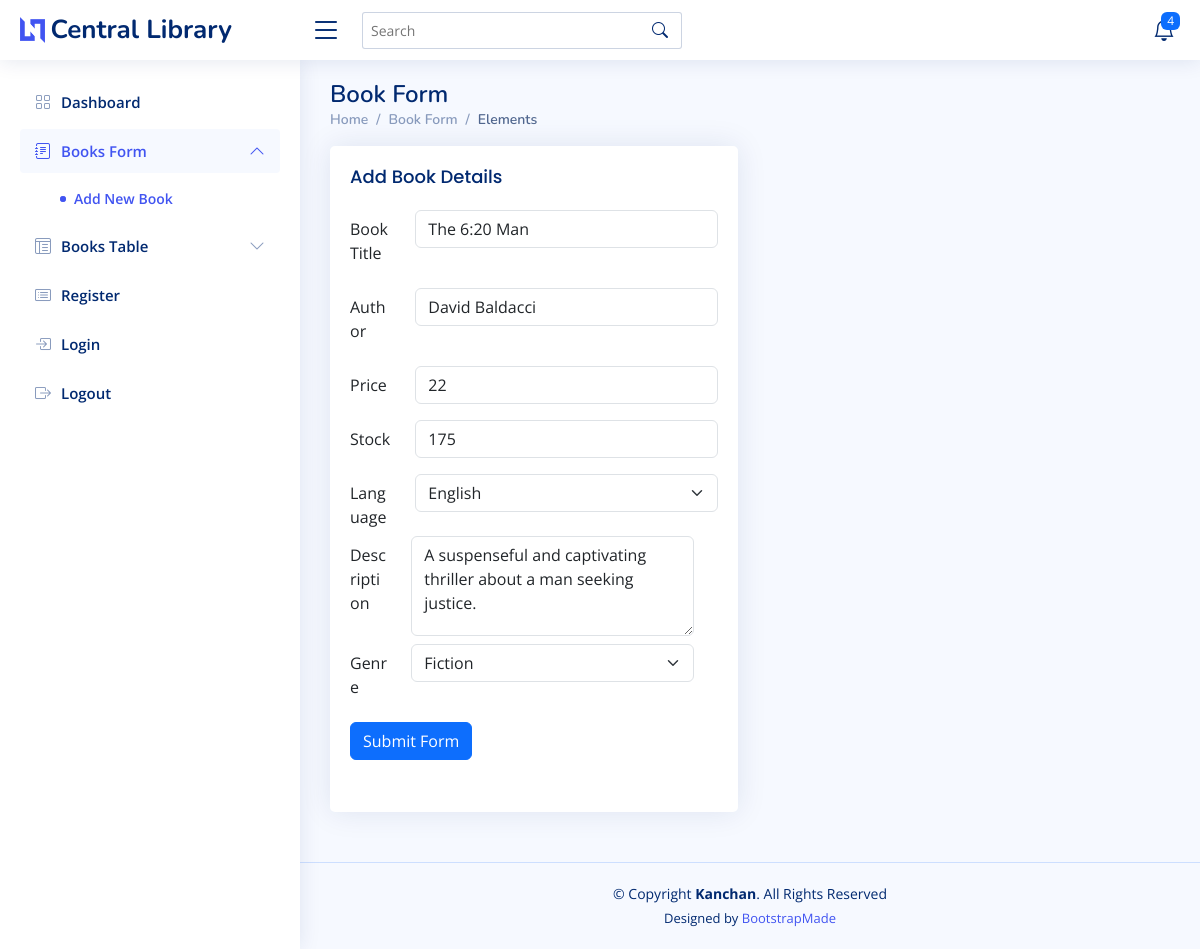
Page /?action=editBookForm&id=3 (signed in) on the committed database.
### tables this page shows
CREATE TABLE `books` (
  `id` int(11) NOT NULL,
  `title` varchar(255) DEFAULT NULL,
  `author` varchar(255) DEFAULT NULL,
  `price` int(11) DEFAULT NULL,
  `stock` int(11) DEFAULT NULL,
  `language` varchar(255) DEFAULT NULL,
  `description` varchar(355) DEFAULT NULL,
  `genre` varchar(100) DEFAULT NULL
);

### model/Model.php (called while the page is built, shortened)
<?php
require_once 'model/Database.php';
class Model {
	private $db;
    public function __construct() {
        $database = new Database();
        $this->db = $database->connect();
    }
public function getBookById($id) {
    $sql = "SELECT * FROM books WHERE id = :id";
    $stmt = $this->db->prepare($sql);
    $stmt->bindParam(':id', $id, PDO::PARAM_INT);
    $stmt->execute();
    return $stmt->fetch(PDO::FETCH_ASSOC);
}
 }
?>

### model/database.php (called while the page is built, shortened)
<?php
class Database {
    private $host = 'localhost';
    private $db_name = 'mydb';
    private $username = 'root';
    private $password = '';
    public function connect() {
        $this->conn = null;
        try {
            $this->conn = new PDO('mysql:host=' . $this->host . ';dbname=' . $this->db_name, $this->username, $this->password);
            $this->conn->setAttribute(PDO::ATTR_ERRMODE, PDO::ERRMODE_EXCEPTION);
        } catch (PDOException $e) {
            echo 'Connection Error: ' . $e->getMessage();
        }
        return $this->conn;
    }
}

### view/editBook.php (the view, shortened to what this page needs)
<!DOCTYPE html>
<html lang="en">
<head>
  <link href="assets/vendor/bootstrap/css/bootstrap.min.css" rel="stylesheet">
  <link href="assets/vendor/bootstrap-icons/bootstrap-icons.css" rel="stylesheet">
  <link href="assets/vendor/boxicons/css/boxicons.min.css" rel="stylesheet">
  <link href="assets/vendor/quill/quill.snow.css" rel="stylesheet">
  <link href="assets/vendor/quill/quill.bubble.css" rel="stylesheet">
  <link href="assets/vendor/remixicon/remixicon.css" rel="stylesheet">
  <link href="assets/vendor/simple-datatables/style.css" rel="stylesheet">
  <link href="assets/css/style.css" rel="stylesheet">
</head>
<body>
  <header id="header" class="header fixed-top d-flex align-items-center">
    <div class="d-flex align-items-center justify-content-between">
      <a href="#" class="logo d-flex align-items-center">
        <img src="assets/img/logo.png" alt="">
        <span class="d-none d-lg-block">Central Library</span>
      </a>
      <i class="bi bi-list toggle-sidebar-btn"></i>
    </div>
    <div class="search-bar">
      <form class="search-form d-flex align-items-center" method="POST" action="#">
        <input type="text" name="query" placeholder="Search" title="Enter search keyword">
        <button type="submit" title="Search"><i class="bi bi-search"></i></button>
      </form>
    </div>
    <nav class="header-nav ms-auto">
      <ul class="d-flex align-items-center">
        <li class="nav-item dropdown">
          <a class="nav-link nav-icon" href="#" data-bs-toggle="dropdown">
            <i class="bi bi-bell"></i>
            <span class="badge bg-primary badge-number">4</span>
          </a>
        </li>
      </ul>
    </nav>
  </header>
  <aside id="sidebar" class="sidebar">
    <ul class="sidebar-nav" id="sidebar-nav">
      <li class="nav-item">
        <a class="nav-link collapsed" href="?action=book">
          <i class="bi bi-grid"></i>
          <span>Dashboard</span>
        </a>
      </li>
      <li class="nav-item">
        <a class="nav-link " data-bs-target="#forms-nav" data-bs-toggle="collapse" href="#">
          <i class="bi bi-journal-text"></i><span>Books Form</span><i class="bi bi-chevron-down ms-auto"></i>
        </a>
        <ul id="forms-nav" class="nav-content collapse show" data-bs-parent="#sidebar-nav">
          <li>
            <a href="#" class="active">
              <i class="bi bi-circle"></i><span>Add New Book</span>
            </a>
          </li>
        </ul>
      </li>
      <li class="nav-item">
        <a class="nav-link collapsed" data-bs-target="#tables-nav" data-bs-toggle="collapse" href="#">
          <i class="bi bi-layout-text-window-reverse"></i><span>Books Table</span><i class="bi bi-chevron-down ms-auto"></i>
        </a>
      </li>
      <li class="nav-item">
        <a class="nav-link collapsed" href="?action=register">
          <i class="bi bi-card-list"></i>
          <span>Register</span>
        </a>
      </li>
      <li class="nav-item">
        <a class="nav-link collapsed" href="?action=login">
          <i class="bi bi-box-arrow-in-right"></i>
          <span>Login</span>
        </a>
      </li>
      <li class="nav-item">
        <a class="nav-link collapsed" href="?action=logout">
          <i class="bi bi-box-arrow-right"></i>
          <span>Logout</span>
        </a>
      </li>
    </ul>
  </aside>
  <main id="main" class="main">
    <div class="pagetitle">
      <h1> Book Form</h1>
      <nav>
        <ol class="breadcrumb">
          <li class="breadcrumb-item"><a href="?action=book">Home</a></li>
          <li class="breadcrumb-item">Book Form</li>
          <li class="breadcrumb-item active">Elements</li>
        </ol>
      </nav>
    </div>
    <section class="section">
      <div class="row">
        <div class="col-lg-6">
          <div class="card">
            <div class="card-body">
              <h5 class="card-title">Add Book Details</h5>
              <form action="?action=editBook" method="post">
                <div class="row mb-3">
                  <label for="inputText" class="col-sm-2 col-form-label">Book Title</label>
                  <div class="col-sm-10">
                    <input type="text" class="form-control" name="title" value="<?php echo $book['title']; ?>">
                  </div>
                </div>
                <div class="row mb-3">
                  <label for="inputEmail" class="col-sm-2 col-form-label">Author</label>
                  <div class="col-sm-10">
                    <input type="text" class="form-control" name="author" value="<?php echo $book['author']; ?>">
                  </div>
                </div>
                <div class="row mb-3">
                  <label for="inputNumber" class="col-sm-2 col-form-label">Price</label>
                  <div class="col-sm-10">
                    <input type="number" class="form-control" name="price" value="<?php echo $book['price']; ?>">
                  </div>
                </div>
                <div class="row mb-3">
                  <label for="inputNumber" class="col-sm-2 col-form-label">Stock</label>
                  <div class="col-sm-10">
                    <input type="number" class="form-control" name="stock" value="<?php echo $book['stock']; ?>">
                  </div>
                </div>
                <div class="row mb-3">
                  <label class="col-sm-2 col-form-label">Language</label>
                  <div class="col-sm-10">
                    <select class="form-select" aria-label="Default select example" name="language">
                      <option value="English" <?php if ($book['language'] == 'English')  echo 'selected'; ?>>English</option>
                    </select>
                  </div>
                  <div class="row mb-2">
                    <label for="inputDescription" class="col-sm-2 col-form-label">Description</label>
                    <div class="col-sm-10">
                      <textarea id="inputDescription" class="form-control" style="height: 100px" name="description"><?php echo htmlspecialchars($book['description']); ?></textarea>
                    </div>
                  </div>
                  <div class="row mb-3">
                    <label class="col-sm-2 col-form-label">Genre</label>
                    <div class="col-sm-10">
                      <select class="form-select" aria-label="Default select example" name="genre">
                        <option value="Fiction" <?php if ($book['genre'] == 'Fiction')  echo 'selected'; ?>>Fiction</option>
                      </select>
                    </div>
                  </div>
                  <div class="row mb-3">
                    <div class="col-sm-10">
                      <button type="submit" class="btn btn-primary">Submit Form</button>
                    </div>
                  </div>
              </form>
            </div>
          </div>
        </div>
      </div>
    </section>
  </main>
  <footer id="footer" class="footer">
    <div class="copyright">
      &copy; Copyright <strong><span>Kanchan</span></strong>. All Rights Reserved
    </div>
    <div class="credits">
      Designed by <a href="https://bootstrapmade.com/">BootstrapMade</a>
    </div>
  </footer>
</body>
</html>

### assets/css/style.css (style rules this page uses)
:root { scroll-behavior: smooth; }
body { font-family: "Open Sans", sans-serif; background: #f6f9ff; color: #444444; }
a { color: #4154f1; text-decoration: none; }
h1, h2, h3, h4, h5, h6 { font-family: "Nunito", sans-serif; }
#main { margin-top: 60px; padding: 20px 30px; transition: all 0.3s; }
.pagetitle { margin-bottom: 10px; }
.pagetitle h1 { font-size: 24px; margin-bottom: 0; font-weight: 600; color: #012970; }
.card { margin-bottom: 30px; border: none; border-radius: 5px; box-shadow: 0px 0 30px rgba(1, 41, 112, 0.1); }
.card-title { padding: 20px 0 15px 0; font-size: 18px; font-weight: 500; color: #012970; font-family: "Poppins", sans-serif; }
.card-body { padding: 0 20px 20px 20px; }
.breadcrumb { font-size: 14px; font-family: "Nunito", sans-serif; color: #899bbd; font-weight: 600; }
.breadcrumb a { color: #899bbd; transition: 0.3s; }
.breadcrumb .breadcrumb-item::before { color: #899bbd; }
.breadcrumb .active { color: #51678f; font-weight: 600; }
.logo { line-height: 1; }
@media (min-width: 1200px) { .logo { width: 280px; } }
.logo img { max-height: 26px; margin-right: 6px; }
.logo span { font-size: 26px; font-weight: 700; color: #012970; font-family: "Nunito", sans-serif; }
.header { transition: all 0.5s; z-index: 997; height: 60px; box-shadow: 0px 2px 20px rgba(1, 41, 112, 0.1); background-color: #fff; padding-left: 20px; }
.header .toggle-sidebar-btn { font-size: 32px; padding-left: 10px; cursor: pointer; color: #012970; }
.header .search-bar { min-width: 360px; padding: 0 20px; }
.header .search-form { width:100%; }
.header .search-form input { border: 0; font-size: 14px; color: #012970; border: 1px solid rgba(1, 41, 112, 0.2); padding: 7px 38px 7px 8px; border-radius: 3px; transition: 0.3s; width: 100%; }
.header .search-form button { border: 0; padding: 0; margin-left: -30px; background: none; }
.header .search-form button i { color: #012970; }
.header-nav ul { list-style: none; }
.header-nav>ul { margin: 0; padding: 0; }
.header-nav .nav-icon { font-size: 22px; color: #012970; margin-right: 25px; position: relative; }
.header-nav .badge-number { position: absolute; inset: -2px -5px auto auto; font-weight: normal; font-size: 12px; padding: 3px 6px; }
.sidebar { position: fixed; top: 60px; left: 0; bottom: 0; width: 300px; z-index: 996; transition: all 0.3s; padding: 20px; overflow-y: auto; scrollbar-width: thin; scrollbar-color: #aab7cf transparent; box-shadow: 0px 0px 20px rgba(1, 41, 112, 0.1); background-color: #fff; }
@media (min-width: 1200px) { #main, #footer { margin-left: 300px; } }
.sidebar-nav { padding: 0; margin: 0; list-style: none; }
.sidebar-nav li { padding: 0; margin: 0; list-style: none; }
.sidebar-nav .nav-item { margin-bottom: 5px; }
.sidebar-nav .nav-link { display: flex; align-items: center; font-size: 15px; font-weight: 600; color: #4154f1; transition: 0.3; background: #f6f9ff; padding: 10px 15px; border-radius: 4px; }
.sidebar-nav .nav-link i { font-size: 16px; margin-right: 10px; color: #4154f1; }
.sidebar-nav .nav-link.collapsed { color: #012970; background: #fff; }
.sidebar-nav .nav-link.collapsed i { color: #899bbd; }
.sidebar-nav .nav-link .bi-chevron-down { margin-right: 0; transition: transform 0.2s ease-in-out; }
.sidebar-nav .nav-link:not(.collapsed) .bi-chevron-down { transform: rotate(180deg); }
.sidebar-nav .nav-content { padding: 5px 0 0 0; margin: 0; list-style: none; }
.sidebar-nav .nav-content a { display: flex; align-items: center; font-size: 14px; font-weight: 600; color: #012970; transition: 0.3; padding: 10px 0 10px 40px; transition: 0.3s; }
.sidebar-nav .nav-content a i { font-size: 6px; margin-right: 8px; line-height: 0; border-radius: 50%; }
.sidebar-nav .nav-content a:hover, .sidebar-nav .nav-content a.active { color: #4154f1; }
.sidebar-nav .nav-content a.active i { background-color: #4154f1; }
.footer { padding: 20px 0; font-size: 14px; transition: all 0.3s; border-top: 1px solid #cddfff; }
.footer .copyright { text-align: center; color: #012970; }
.footer .credits { padding-top: 5px; text-align: center; font-size: 13px; color: #012970; }

### rows in the picture
books: title "The 6:20 Man", author "David Baldacci", price "22", stock "175", language "English", description "A suspenseful and captivating thriller about a man seeking justice.", genre "Fiction"
